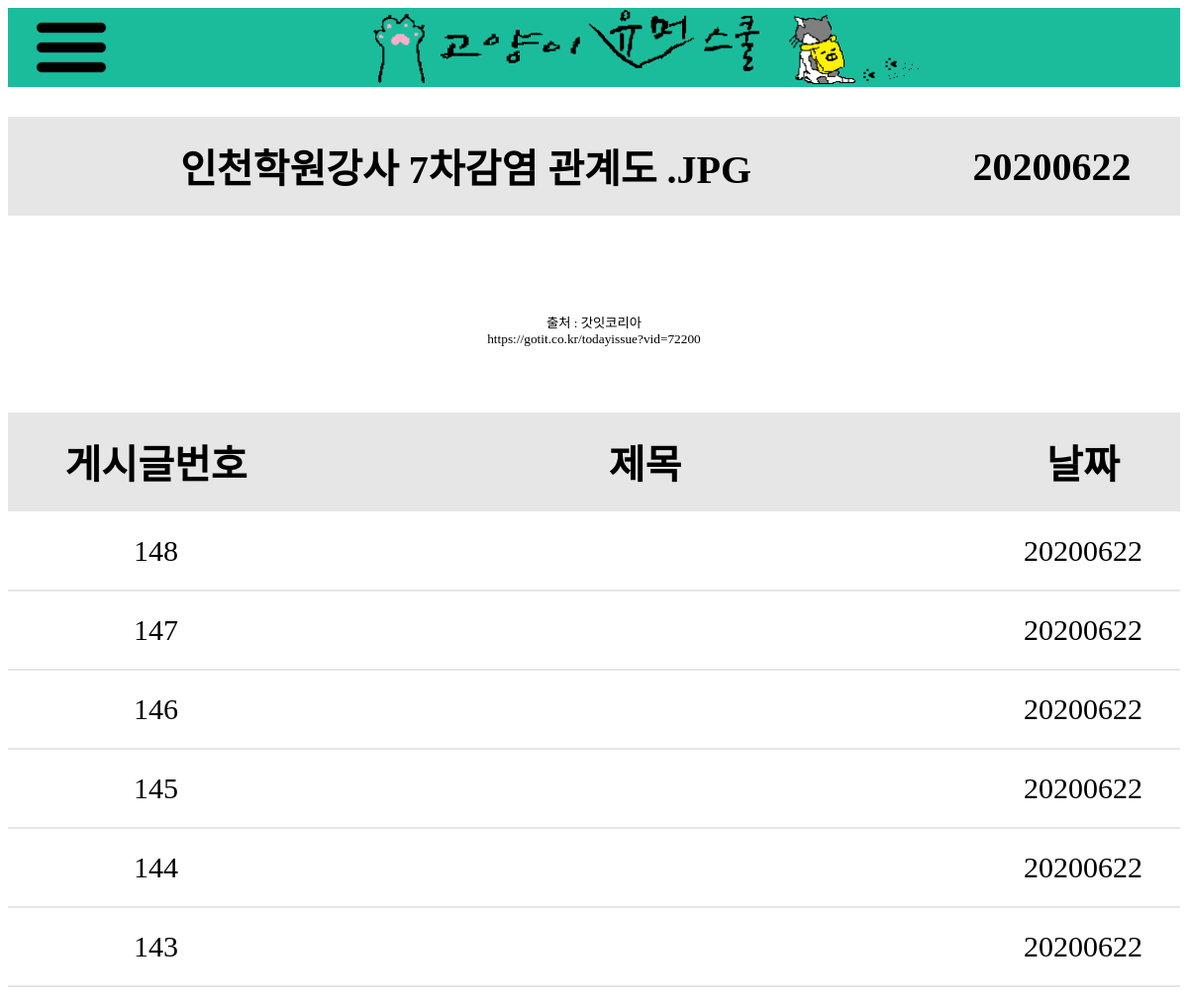
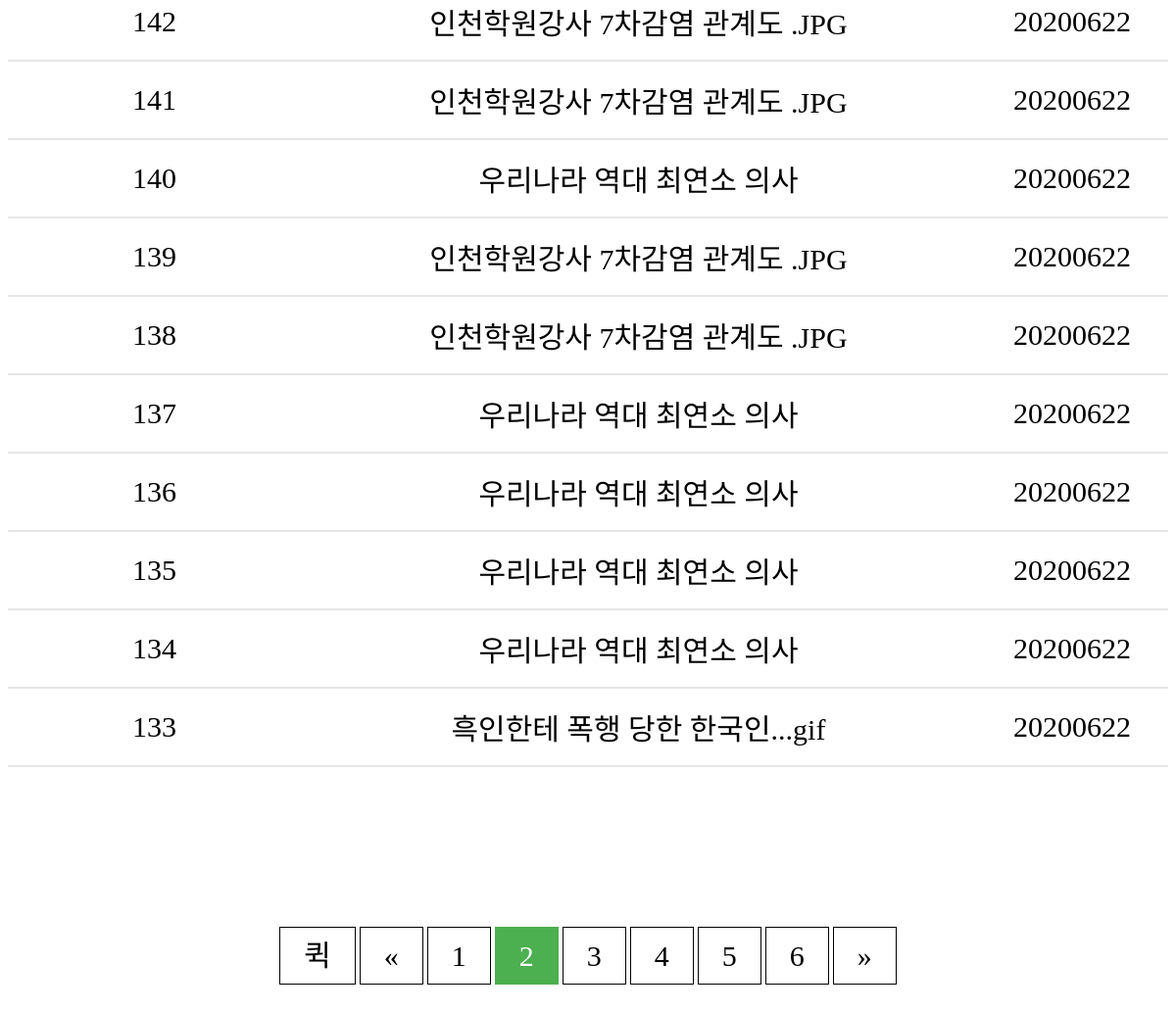
The app's page /post.html?post_no=142 with its own data (2 pictures, top to bottom).
### tables this page shows
CREATE TABLE "Post" (
	"post_no"	INTEGER,
	"post_site_name"	TEXT NOT NULL,
	"post_title"	TEXT NOT NULL,
	"post_cnts"	TEXT NOT NULL,
	"post_date"	TEXT NOT NULL,
	PRIMARY KEY("post_no" AUTOINCREMENT)
);

### app.py (the view)
@app.route('/post.html')
def post():
    posts = post_dao.select_posts()
    if request.method == 'POST':
        print("!!! POST 진입")
        return render_template('post.html', post = post, posts=posts, date=post_dao.get_date())
    elif request.method == 'GET':
        if request.args.get('post_no'):
            print("!!! POST 진입, post_no 발견.")
            post = post_dao.select_post(request.args.get("post_no"))
            print(post)
            return render_template('post.html', post = post, posts=posts, date=post_dao.get_date())
    else:
        print("Error")

### dao/db.py (called while the page is built)
def dict_factory(cursor, row):
    d = {}
    for idx, col in enumerate(cursor.description):
        d[col[0]] = row[idx]
    return d

def select_all(*args, **kwargs):
    conn = sqlite3.connect(db_name)
    conn.row_factory = dict_factory
    cur = conn.cursor()
    rows = cur.execute(*args, **kwargs).fetchall()
    return rows

def select_one(*args, **kwargs):
    conn = sqlite3.connect(db_name)
    conn.row_factory = dict_factory
    cur = conn.cursor()
    row = cur.execute(*args, **kwargs).fetchone()
    return row

### dao/post_dao.py (called while the page is built)
def get_date():
    return time.strftime("%Y%m%d", time.localtime(time.time()))

def get_last_no():
    return db.select_one('''SELECT post_no FROM post ORDER BY post_no DESC LIMIT 1''')['post_no']

def select_posts(page=1):
    page_last_post_no = get_last_no()
    page_start_post_no = page_last_post_no - 15
    page_last_post_no = page_last_post_no - (page-1) * 15
    page_start_post_no = page_start_post_no - (page-1) * 15
    return reversed(db.select_all('''SELECT * FROM post where post_no BETWEEN ? AND ?''', (page_start_post_no, page_last_post_no)))

def select_post(no):
    return db.select_one('''SELECT * FROM post WHERE post_no=?''', (no,))

### templates/post.html
{% extends "layout.html" %}

### templates/layout.html (shortened to what this page needs)
<!DOCTYPE html>
<html lang="ko">
<head>
    <link rel="stylesheet" type="text/css" href="static/css/board_style.css">
</head>
<body>
    <header id = header>
        {% block header %}
        <header>
            <div>
                <a href="/user_login.html"><img src = "static/img/menu.png"  style="height:80px; float:left; margin: 0 0 0 2%"></a>
            </div>
            <div id = "header">
                <a href="/"><img src = "/static/img/title.png" height="80px"></a>
            </div>
        </header>
        {% endblock %}
    </header>
    <section>
        {% block post %}
        <div>
            <table id = "board_header">
                <th>{{post.post_title}}</th>
                <th>{{post.post_date}}</th>
            </table>
        </div>
        <div id = "Post">
            <div><br></div>
            <div><br></div>
            {{ post.post_cnts | safe }}
            <br></div> <div><br></div>
        {% endblock %}
    </section>
    <div>
        {% block list %}
        <table id = "board_header">
            <tr id = board_header_title>
                <th>게시글번호</th>
                <th>제목</th>
                <th>날짜</th>
            </tr>
            <form>
                {% for post in posts %}
                    <tr id = post>
                        <td>{{post['post_no']}}</td>
                        <td><a href="post.html?post_no={{post.post_no}}">{{post['post_title']}}</a></td>
                        <td>{{post['post_date']}}</td>
                    </tr>
                {% endfor %}
            </form>
        {% endblock %}
    </div>
    <div>
        <table id=footer>
        </table>
    </div>
    <div class = "search">
        {% block paging %}
        <div class="paging">
            <a href="/quick_move.html" onclick="window.open(this.href, '_blank', '/quick_move'); return false">퀵</a>
            <a href="#">&laquo;</a>
            <a href="#">1</a>
            <a href="#" class="active">2</a>
            <a href="#">3</a>
            <a href="#">4</a>
            <a href="#">5</a>
            <a href="#">6</a>
            <a href="#">&raquo;</a>
        </div>
        {% endblock %}
    </div>
</body>
</head>
</html>

### static/css/board_style.css (style rules this page uses)
a:link { text-decoration: none; color: black; }
#board_header { font-family : "Nanum Gothic", sans-seif; font-size : 40px; width: 100%; height : 100px; margin: 30px auto; border-collapse: collapse; border: 0px solid black; background-color: rgb(230, 230, 230); }
#board_header_title { font-size : 40px; background-color: rgb(230, 230, 230); height : 100px; border: 0px solid black; }
#footer { font-family : "Nanum Gothic", sans-seif; width: 100%; height : 20px; margin: auto; padding : auto; }
#header { font-family : "Nanum Gothic", sans-seif; font-size : 30px; width: 100%; height : 80px; margin: 0 auto; padding : auto; text-align:center; background-color: rgb(26, 188, 156); }
#post { font-family : "Nanum Gothic", sans-seif; font-size : 30px; width: 100%; height : 80px; border-bottom: 2px solid rgb(230, 230, 230); text-align : center; background-color: white; }
.paging { display: inline-block; }
.paging a { font-family : "Nanum Gothic", sans-seif; width : 325px; height : 20px; color: black; float: center; margin: 0 auto; text-align: center; padding: 12px 24px; text-decoration: none; font-size: 30px; transition: background-color .3s; border: 1px solid rgb(0, 0, 0); }
.paging a.active { background-color: #4CAF50; color: white; border: 1px solid #4CAF50; }
.search { width : 100%; height : 200px; margin-top : 10%; text-align: center; }

### records on screen
Post: post_title "인천학원강사 7차감염 관계도 .JPG", post_date "20200622", post_cnts "출처 : 갓잇코리아 https://gotit.co.kr/todayissue?vid=72200", post_no "142"
Post: post_no "148", post_date "20200622"
Post: post_no "147", post_date "20200622"
Post: post_no "146", post_date "20200622"
Post: post_no "145", post_date "20200622"
Post: post_no "144", post_date "20200622"
Post: post_no "143", post_date "20200622"
Post: post_no "141", post_title "인천학원강사 7차감염 관계도 .JPG", post_date "20200622"
Post: post_no "140", post_title "우리나라 역대 최연소 의사", post_date "20200622"
Post: post_no "139", post_title "인천학원강사 7차감염 관계도 .JPG", post_date "20200622"
Post: post_no "138", post_title "인천학원강사 7차감염 관계도 .JPG", post_date "20200622"
Post: post_no "137", post_title "우리나라 역대 최연소 의사", post_date "20200622"
Post: post_no "136", post_title "우리나라 역대 최연소 의사", post_date "20200622"
Post: post_no "135", post_title "우리나라 역대 최연소 의사", post_date "20200622"
Post: post_no "134", post_title "우리나라 역대 최연소 의사", post_date "20200622"
Post: post_no "133", post_title "흑인한테 폭행 당한 한국인...gif", post_date "20200622"
